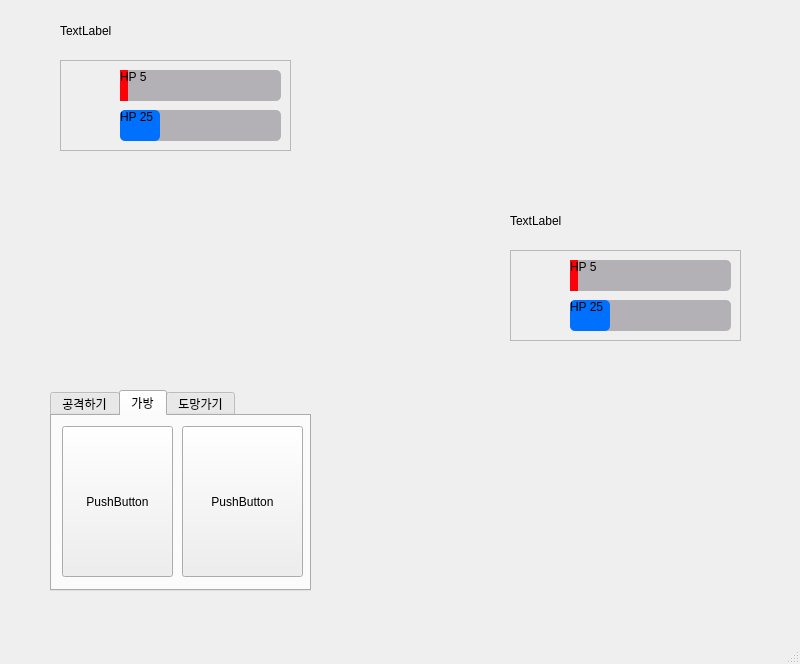
<?xml version="1.0" encoding="UTF-8"?>
<ui version="4.0">
 <class>MainWindow</class>
 <widget class="QMainWindow" name="MainWindow">
  <property name="geometry">
   <rect>
    <x>0</x>
    <y>0</y>
    <width>800</width>
    <height>664</height>
   </rect>
  </property>
  <property name="windowTitle">
   <string>MainWindow</string>
  </property>
  <widget class="QWidget" name="centralwidget">
   <widget class="QTabWidget" name="tabWidget">
    <property name="geometry">
     <rect>
      <x>50</x>
      <y>390</y>
      <width>261</width>
      <height>201</height>
     </rect>
    </property>
    <property name="currentIndex">
     <number>1</number>
    </property>
    <widget class="QWidget" name="tab">
     <attribute name="title">
      <string>공격하기</string>
     </attribute>
     <widget class="QPushButton" name="skill1">
      <property name="geometry">
       <rect>
        <x>0</x>
        <y>10</y>
        <width>81</width>
        <height>151</height>
       </rect>
      </property>
      <property name="text">
       <string/>
      </property>
     </widget>
     <widget class="QPushButton" name="skill2">
      <property name="geometry">
       <rect>
        <x>90</x>
        <y>10</y>
        <width>81</width>
        <height>151</height>
       </rect>
      </property>
      <property name="text">
       <string/>
      </property>
     </widget>
     <widget class="QPushButton" name="skill3">
      <property name="geometry">
       <rect>
        <x>180</x>
        <y>10</y>
        <width>71</width>
        <height>151</height>
       </rect>
      </property>
      <property name="text">
       <string/>
      </property>
     </widget>
    </widget>
    <widget class="QWidget" name="tab_2">
     <attribute name="title">
      <string>가방</string>
     </attribute>
     <widget class="QPushButton" name="pushButton">
      <property name="geometry">
       <rect>
        <x>10</x>
        <y>10</y>
        <width>111</width>
        <height>151</height>
       </rect>
      </property>
      <property name="text">
       <string>PushButton</string>
      </property>
     </widget>
     <widget class="QPushButton" name="pushButton_2">
      <property name="geometry">
       <rect>
        <x>130</x>
        <y>10</y>
        <width>121</width>
        <height>151</height>
       </rect>
      </property>
      <property name="text">
       <string>PushButton</string>
      </property>
     </widget>
    </widget>
    <widget class="QWidget" name="tab_3">
     <attribute name="title">
      <string>도망가기</string>
     </attribute>
     <widget class="QPushButton" name="run">
      <property name="geometry">
       <rect>
        <x>0</x>
        <y>10</y>
        <width>251</width>
        <height>151</height>
       </rect>
      </property>
      <property name="text">
       <string>도망가기</string>
      </property>
     </widget>
    </widget>
   </widget>
   <widget class="QLabel" name="bettlepokemon">
    <property name="geometry">
     <rect>
      <x>39</x>
      <y>180</y>
      <width>261</width>
      <height>171</height>
     </rect>
    </property>
    <property name="text">
     <string/>
    </property>
   </widget>
   <widget class="QFrame" name="frame">
    <property name="geometry">
     <rect>
      <x>60</x>
      <y>60</y>
      <width>231</width>
      <height>91</height>
     </rect>
    </property>
    <property name="frameShape">
     <enum>QFrame::StyledPanel</enum>
    </property>
    <property name="frameShadow">
     <enum>QFrame::Raised</enum>
    </property>
    <widget class="QProgressBar" name="progressBar_1">
     <property name="geometry">
      <rect>
       <x>60</x>
       <y>10</y>
       <width>161</width>
       <height>31</height>
      </rect>
     </property>
     <property name="styleSheet">
      <string notr="true">QProgressBar {
	font: 18pt &quot;.AppleSystemUIFont&quot;;
	font: 18pt &quot;.AppleSystemUIFont&quot;;
     border-radius: 5px;
	background-color: rgb(179, 177, 181);
	font: 14pt &quot;American Typewriter&quot;;
 }

 QProgressBar::chunk {
     background-color: rgb(252, 1, 7);
	border-radius: 5px;
 }</string>
     </property>
     <property name="maximum">
      <number>100</number>
     </property>
     <property name="value">
      <number>5</number>
     </property>
     <property name="textVisible">
      <bool>true</bool>
     </property>
     <property name="format">
      <string>HP %p</string>
     </property>
    </widget>
    <widget class="QProgressBar" name="progressBar_3">
     <property name="geometry">
      <rect>
       <x>60</x>
       <y>50</y>
       <width>161</width>
       <height>31</height>
      </rect>
     </property>
     <property name="styleSheet">
      <string notr="true">QProgressBar {
	font: 18pt &quot;.AppleSystemUIFont&quot;;
     border-radius: 5px;
	background-color: rgb(179, 177, 181);
	font: 14pt &quot;American Typewriter&quot;;
 }

 QProgressBar::chunk {
     background-color: rgb(0, 112, 255);
	border-radius: 5px;
 }</string>
     </property>
     <property name="maximum">
      <number>100</number>
     </property>
     <property name="value">
      <number>25</number>
     </property>
     <property name="textVisible">
      <bool>true</bool>
     </property>
     <property name="format">
      <string>HP %p</string>
     </property>
    </widget>
   </widget>
   <widget class="QFrame" name="frame_2">
    <property name="geometry">
     <rect>
      <x>510</x>
      <y>250</y>
      <width>231</width>
      <height>91</height>
     </rect>
    </property>
    <property name="frameShape">
     <enum>QFrame::StyledPanel</enum>
    </property>
    <property name="frameShadow">
     <enum>QFrame::Raised</enum>
    </property>
    <widget class="QProgressBar" name="progressBar_2">
     <property name="geometry">
      <rect>
       <x>60</x>
       <y>10</y>
       <width>161</width>
       <height>31</height>
      </rect>
     </property>
     <property name="styleSheet">
      <string notr="true">QProgressBar {
	font: 18pt &quot;.AppleSystemUIFont&quot;;
	font: 18pt &quot;.AppleSystemUIFont&quot;;
     border-radius: 5px;
	background-color: rgb(179, 177, 181);
	font: 14pt &quot;American Typewriter&quot;;
 }

 QProgressBar::chunk {
     background-color: rgb(252, 1, 7);
	border-radius: 5px;
 }</string>
     </property>
     <property name="maximum">
      <number>100</number>
     </property>
     <property name="value">
      <number>5</number>
     </property>
     <property name="textVisible">
      <bool>true</bool>
     </property>
     <property name="format">
      <string>HP %p</string>
     </property>
    </widget>
    <widget class="QProgressBar" name="progressBar_4">
     <property name="geometry">
      <rect>
       <x>60</x>
       <y>50</y>
       <width>161</width>
       <height>31</height>
      </rect>
     </property>
     <property name="styleSheet">
      <string notr="true">QProgressBar {
	font: 18pt &quot;.AppleSystemUIFont&quot;;
     border-radius: 5px;
	background-color: rgb(179, 177, 181);
	font: 14pt &quot;American Typewriter&quot;;
 }

 QProgressBar::chunk {
     background-color: rgb(0, 112, 255);
	border-radius: 5px;
 }</string>
     </property>
     <property name="maximum">
      <number>100</number>
     </property>
     <property name="value">
      <number>25</number>
     </property>
     <property name="textVisible">
      <bool>true</bool>
     </property>
     <property name="format">
      <string>HP %p</string>
     </property>
    </widget>
   </widget>
   <widget class="QLabel" name="bettlepokemon_2">
    <property name="geometry">
     <rect>
      <x>489</x>
      <y>370</y>
      <width>261</width>
      <height>171</height>
     </rect>
    </property>
    <property name="text">
     <string/>
    </property>
   </widget>
   <widget class="QLabel" name="name_level">
    <property name="geometry">
     <rect>
      <x>60</x>
      <y>10</y>
      <width>151</width>
      <height>41</height>
     </rect>
    </property>
    <property name="text">
     <string>TextLabel</string>
    </property>
   </widget>
   <widget class="QLabel" name="ename_level">
    <property name="geometry">
     <rect>
      <x>510</x>
      <y>200</y>
      <width>151</width>
      <height>41</height>
     </rect>
    </property>
    <property name="text">
     <string>TextLabel</string>
    </property>
   </widget>
  </widget>
  <widget class="QMenuBar" name="menubar">
   <property name="geometry">
    <rect>
     <x>0</x>
     <y>0</y>
     <width>800</width>
     <height>28</height>
    </rect>
   </property>
  </widget>
  <widget class="QStatusBar" name="statusbar"/>
 </widget>
 <resources/>
 <connections/>
</ui>
